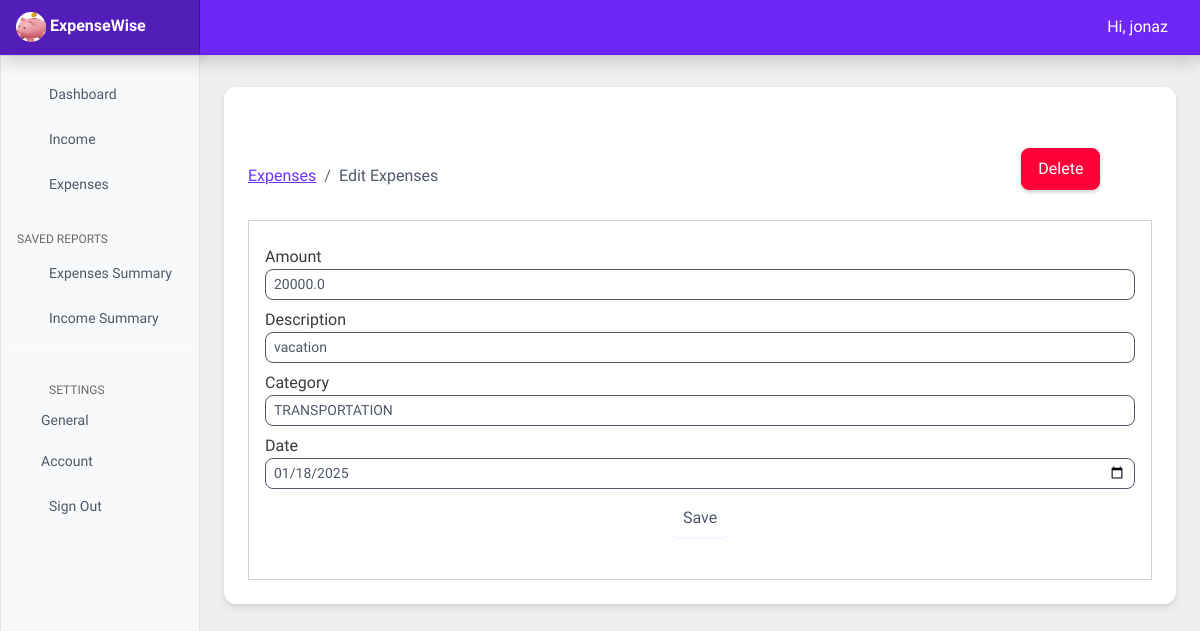
The app's page /edit-expense/11 (signed in) with its own data.
### expenses/models.py (models this page shows, shortened)
class Expense(models.Model):
    amount = models.FloatField()
    date = models.DateField(default=now)
    description = models.TextField()
    owner = models.ForeignKey(to=User, on_delete=models.CASCADE)
    category = models.CharField(max_length=200)
    class Meta:
        ordering = ['-date']

class Category(models.Model):
    name = models.CharField(max_length=200)
    class Meta:
        verbose_name_plural = 'Categories'

### expenses/views.py (the view, shortened to what this page needs)
# urls.py: path('edit-expense/<int:id>', views.expense_edit, name='expense-edit'),
@login_required(login_url='authentication/login')
def expense_edit(request, id):
    expense = Expense.objects.get(pk=id)
    Categories = Category.objects.all()
    context = {
        'expense': expense,
        'values': expense,
        'categories': Categories
    }
    if request.method == 'GET':
        return render(request, 'expenses/edit-expense.html', context)

### templates/expenses/edit-expense.html (shortened to what this page needs)
{% extends 'base.html' %}
{% load static %}
{% block content %}
<div class="container mt-2">
    <h4>Edit Expense</h4>
    <div class="row">
        <div class="col-md-10">
            <nav class="mt-3" aria-label="breadcrumb">
                <ol class="breadcrumb">
                <li class="breadcrumb-item"><a href="{% url 'expenses' %}">Expenses</a></li>
                <li class="breadcrumb-item active" aria-current="page">Edit Expenses</li>
                </ol>
            </nav>
        </div>
        <div class="col-md-2">
            <form id="deleteForm" method="POST" style="display: inline;">
                <button type="button" class="btn btn-danger" data-bs-toggle="modal" data-bs-target="#deleteModal" data-expense-id="{{ expense.id }}">
                    Delete
                </button>
            </form>
        </div>
    </div>
    <div class="row">
        <div class="col-md-12">
            <div class="card mt-3">
                <div class="card-body">
                    <form action="{% url 'expense-edit' expense.id %}" method="post">
                        <div class="form-group mt-2">
                            <label for="">Amount</label>
                            <input type="number" class="form-control form-control-sm search-wrapper" name="amount" value="{{ values.amount }}">
                        </div>
                        <div class="form-group mt-2">
                            <label for="">Description</label>
                            <input type="text" class="form-control form-control-sm search-wrapper" name="description" value="{{ values.description}}">
                        </div>
                        <div class="form-group mt-2">
                            <label for="">Category</label>
                            <select class="form-control form-control-sm search-wrapper" name="category">
                                {% for category in categories %}
                                <option value="{{ category.name }}"
                                {% if values.category == category.name %}selected{% endif %}>
                                {{ category.name }}
                                </option>
                                {% endfor %}
                            </select>
                        </div>
                        <div class="form-group mt-2">
                            <label for="">Date</label>
                            <input type="date" class="form-control form-control-sm search-wrapper" name="expense_date" value="{{ values.date | date:'Y-m-d' }}">
                        </div>
                        <div class="submit-btn-wrapper"><input type="submit" value="Save" class="btn btn-block submit-btn mt-4"></div>
                    </form>
                </div>
            </div>
        </div>
    </div>
</div>
{% endblock %}

### templates/base.html (shortened to what this page needs)
{% load static %}
<html lang="en" data-bs-theme="auto">
  <head>
    <link href="{% static 'css/bootstrap.min.css' %}" rel="stylesheet">
    <link href="{% static 'css/main.css' %}" rel="stylesheet">
    <link href="https://cdn.jsdelivr.net/npm/bootstrap-icons@1.10.5/font/bootstrap-icons.min.css" rel="stylesheet">
    <link href="{% static 'css/sidebar.css' %}" rel="stylesheet">
  </head>
  <body>
<header class="navbar sticky-top bg-dark flex-md-nowrap p-0 shadow" data-bs-theme="dark">
  <a class="navbar-brand col-md-3 col-lg-2 me-0 px-3 fs-6 text-white" href="#">  <img src="{% static 'images/piggy.png' %}" alt="website logo" height="30" width="30" style="border-radius: 36px;">
    ExpenseWise</a>
  <ul class="navbar-nav px-3">
    <li class="nav-item text-nowrap">
      <span class="nav-link px-3 text-white" type="button">
        Hi, {{ request.user.username }}
    </li>
  </ul>
</header>
<div class="container-fluid">
  <div class="row">
    {% include 'partials/_sidebar.html' %}
    <main class="col-md-9 ms-sm-auto col-lg-10 px-md-4">
      {% block content %}
      {% endblock %}
    </main>
  </div>
</div>
  </body>
</html>

### static/css/main.css (style rules this page uses)
:root { --primary: rgb(255, 255, 255); --button-color: #6A35FF; --secondary: #6f26f8; --hover-color: rgba(90, 0, 255, 0.1); --dark-bg: #1A1A1A; --darker-bg: #121212; --light-text: #FFFFFF; --gray-text: rgb(78, 89, 105); --body-color: #c4c2c265; }
body { background-color: var(--body-color); color: var(--light-text); }
.container { background-color: var(--primary); border-radius: 12px; padding: 24px; box-shadow: 0 4px 6px rgba(0, 0, 0, 0.1); }
.add-btn, .submit-btn { border-color: var(--primary); background: var(--button-color); box-shadow: 0 2px 0 rgba(105, 5, 255, 0.06); color: var(--light-text); }
.submit-btn-wrapper { position: relative; display: flex; flex-direction: column; align-items: center; top: 10px; }
.submit-btn, .is-invalid { margin-top: auto !important; margin-bottom: 20px !important; background-color: transparent !important; color: var(--gray-text) !important; }
.breadcrumb-item a { color: var(--button-color); }
.breadcrumb-item.active { color: var(--gray-text); }
.search-wrapper { background-color: var(--primary) !important; border-color: 1px solid var(--dark-bg) !important; color: var(--gray-text) !important; border-radius: 8px !important; }
.btn { border-radius: 8px; transition: transform 0.2s ease; }
.btn-primary, .btn-secondary, .btn-danger { padding: 8px 16px; border-radius: 8px; box-shadow: 0 2px 4px rgba(0, 0, 0, 0.2); }
.navbar { background-color: var(--secondary) !important; border-bottom: 1px solid rgba(90, 0, 255, 0.2); }
.navbar-brand { color: var(--light-text) !important; font-weight: bold; font-size: 1.5rem; }
main { background-color: #ffffff55; border-radius: 12px; margin-top: 16px; padding: 24px; }
.navbar-nav .nav-link { color: var(--light-text) !important; padding: 8px 16px; }

### records on screen
Expense: amount "20000.0", description "vacation", category "TRANSPORTATION", expense_date "01/18/2025"

### other values on screen
{{ request.user.username }} "jonaz"
